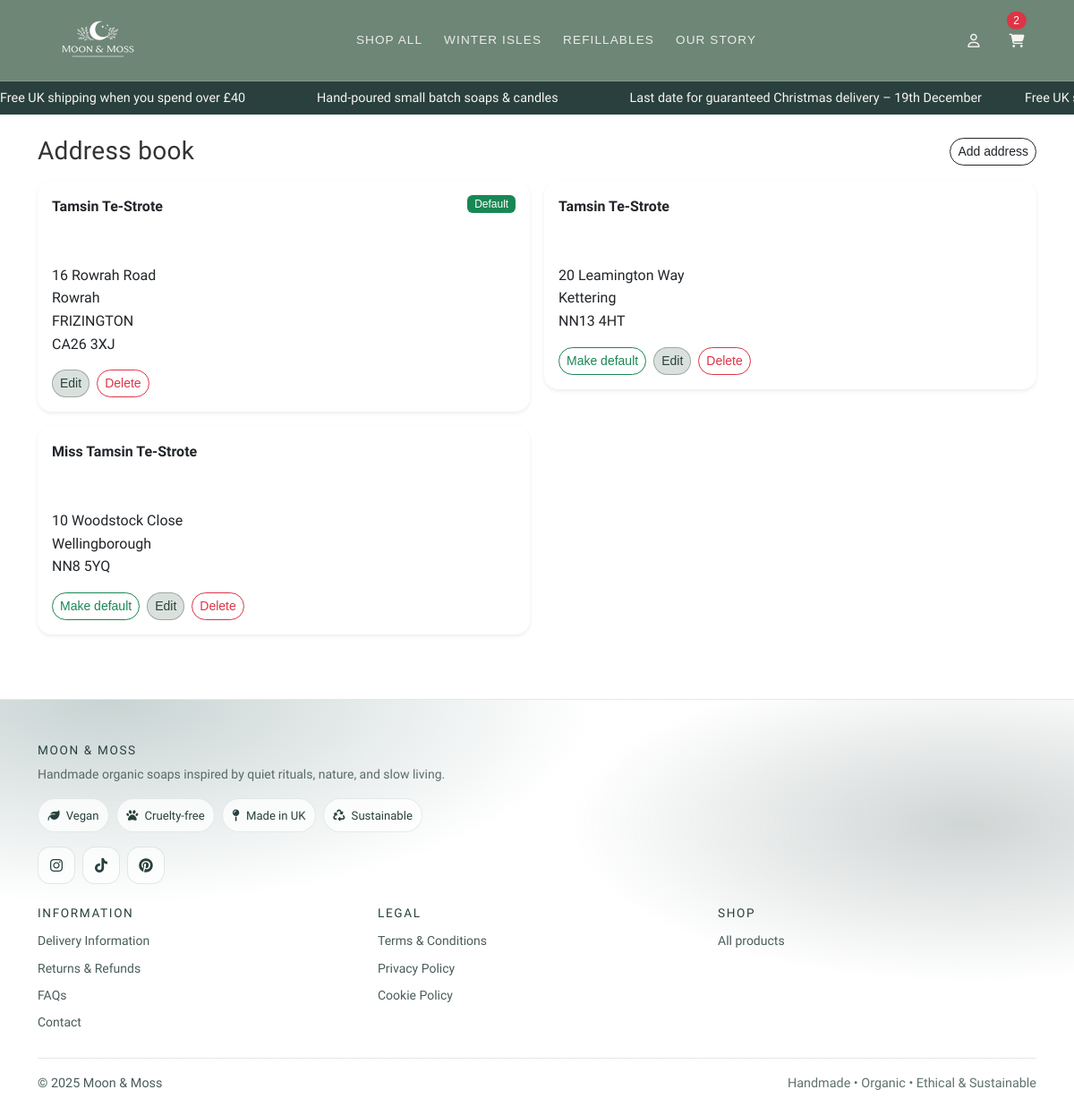
Screenshot of /accounts/addresses/ (signed in) with the database file from the repository.
### accounts/models.py (models this page shows, shortened)
class ShippingAddress(models.Model):
    user = models.ForeignKey(
        settings.AUTH_USER_MODEL,
        on_delete=models.CASCADE,
        related_name="shipping_addresses",
    )
    label = models.CharField(max_length=50, default="Home")
    full_name = models.CharField(max_length=100, blank=True)
    address_line1 = models.CharField(max_length=255)
    address_line2 = models.CharField(max_length=255, blank=True)
    city = models.CharField(max_length=100)
    postcode = models.CharField(max_length=20)
    is_default = models.BooleanField(default=False)
    created_at = models.DateTimeField(auto_now_add=True)

### accounts/views.py (the view)
@login_required
def address_list(request):
    addresses = ShippingAddress.objects.filter(
        user=request.user).order_by("-is_default", "-created_at")
    return render(request,
                  "accounts/address_list.html", {"addresses": addresses})

### cart/context_processors.py (called while the page is built)
def cart_count(request):
    cart = get_or_create_cart(request)
    try:
        count = sum(i.qty for i in cart.items.all())
    except Exception:
        count = 0
    return {"cart_count": count}

### cart/utils.py (called while the page is built)
def get_or_create_cart(request):
    if not request.session.session_key:
        request.session.create()
    request.session.set_expiry(60 * 60 * 24 * 14)
    session_key = request.session.session_key
    if request.user.is_authenticated:
        cart, created = Cart.objects.get_or_create(
            user=request.user,
            defaults={"session_key": session_key},
        )
        if not cart.session_key:
            cart.session_key = session_key
            cart.save(update_fields=["session_key"])
        return cart
    cart, _ = Cart.objects.get_or_create(user=None, session_key=session_key)
    return cart

### accounts/templates/accounts/address_list.html (shortened to what this page needs)
{% extends "base.html" %}
{% block content %}
<div class="d-flex justify-content-between align-items-center mb-3">
  <h1 class="h3 mb-0">Address book</h1>
  <a class="btn btn-sm btn-outline-dark" href="{% url 'accounts:address_add' %}">Add address</a>
</div>
{% if addresses %}
  <div class="row g-3">
    {% for a in addresses %}
      <div class="col-md-6">
        <div class="card border-0 shadow-sm">
          <div class="card-body">
            <div class="d-flex justify-content-between align-items-start">
              <div>
                <strong>{{ a.full_name }}</strong><br>
                <br><br>
                {{ a.address_line1 }}<br>
                {% if a.address_line2 %}{{ a.address_line2 }}<br>{% endif %}
                {{ a.city }}<br>
                <span class="text-uppercase">{{ a.postcode }}</span>
              </div>
              {% if a.is_default %}
                <span class="badge text-bg-success">Default</span>
              {% endif %}
            </div>
            <div class="d-flex gap-2 mt-3">
              {% if not a.is_default %}
                <a class="btn btn-sm btn-outline-success" href="{% url 'accounts:address_default' a.pk %}">Make default</a>
              {% endif %}
              <a class="btn btn-sm btn-outline-secondary" href="{% url 'accounts:address_edit' a.pk %}">Edit</a>
              <a class="btn btn-sm btn-outline-danger" href="{% url 'accounts:address_delete' a.pk %}">Delete</a>
            </div>
          </div>
        </div>
      </div>
    {% endfor %}
  </div>
{% else %}
  <p class="text-muted">No saved addresses yet.</p>
{% endif %}
{% endblock content %}

### static/css/base-user.css (style rules this page uses)
:root { --bb-btn-radius: 20px; --bb-primary: #29403e; --bb-primary-dark: #29403e; --bb-cream: #f6f4f0; --bb-text: #333333; --bb-radius-pill: 999px; --bb-focus: rgba(97, 130, 128, 0.35); --bb-nav-bg: #6D8675; --bb-nav-text: #f6f4f0; --bb-nav-border: rgba(246, 244, 240, 0.18); --bb-nav-gap: 0.75rem; --bb-nav-height: 64px; --bb-nav-height-sm: 56px; --bb-logo-max: 120px; --bb-logo-max-sm: 90px; --bb-hit: 44px; --bb-radius: 12px; --bb-ink: #29403e; --bb-r-lg: 28px; --bb-r-md: 24px; --bb-r-sm: 20px; --bb-gap-lg: 28px; --bb-gap-md: 18px; --bb-gap-sm: 16px; --bb-glass-bg: rgba(255,255,255,0.28); --bb-glass-bg-dark: rgba(151,146,146,0.62); --bb-glass-blur: 10px; --bb-shadow: 0 20px 40px rgba(0,0,0,0.18); }
a { color: var(--bb-primary-dark); }
body { font-family: 'Mandali', 'Segoe UI', sans-serif; font-size: 16px; line-height: 1.6; color: #333333; }
h1, h2, h3, h4, h5, h6, .brand-heading { font-family: 'Old Standard TT', sans-serif; color: var(--bb-primary-dark); letter-spacing: 0.3px; }
h1 { font-size: 2.4rem; font-weight: 700; }
label, .nav-link, .btn, .badge { font-family: 'Source Sans 3', sans-serif; font-weight: 500; }
.btn { border-radius: var(--bb-btn-radius); }
.btn-outline-secondary { background-color: #6d867540 !important; color: var(--bb-primary-dark); border-color: rgba(41, 64, 62, 0.35); }
.card { border-radius: 0.85rem; border-color: var(--bb-cream); }
.card { border-radius: 1rem; }

### rows the page displays
ShippingAddress: full_name "Tamsin Te-Strote", address_line1 "16 Rowrah Road", address_line2 "Rowrah", city "FRIZINGTON", postcode "CA26 3XJ", is_default "Default"
ShippingAddress: full_name "Tamsin Te-Strote", address_line1 "20 Leamington Way", city "Kettering", postcode "NN13 4HT", is_default "Make default"
ShippingAddress: full_name "Miss Tamsin Te-Strote", address_line1 "10 Woodstock Close", city "Wellingborough", postcode "NN8 5YQ", is_default "Make default"

### other values shown
{{ cart_count|default:0 }} "2"
{{ now|default:"2025" }} "2025"
